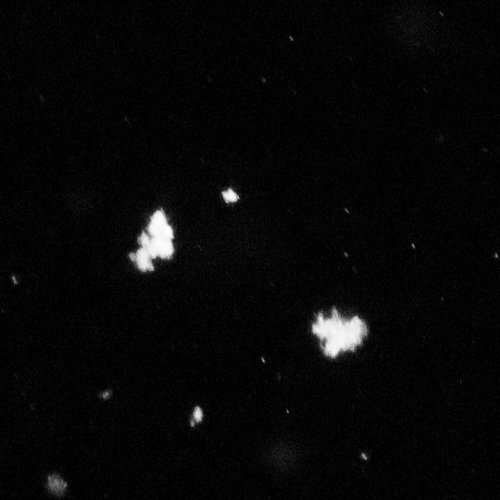
#> input picture safas/data/brightfield_flocs.png, 1000 x 1000 px (shown at 1/2 size)
$ jupyter execute --allow-errors brightfield_test.ipynb   (shell and % lines are left out)   (older library calls are emulated)
#> lines starting #> are read from the running program, lines starting #| are printed output that depends on the picture; after the words box and inside, x2 and y2 are one past the last pixel; in counts of white or black regions, pixels touching at a corner belong together
### safas/labelers/__init__.py
#!/usr/bin/env python3
# -*- coding: utf-8 -*-
"""
import modules into global namespace of filters
"""

import pkgutil
from importlib import import_module

__all__ = []
loaded = []

for loader, module_name, is_pkg in pkgutil.walk_packages(__path__):
    __all__.append(module_name)
    _module = loader.find_module(module_name).load_module(module_name)
    globals()[module_name] = _module

    loaded.append(module_name)

globals()["AVAILABLE_LABELERS"] = loaded

### safas/data/__init__.py
"""
Load test images.

Note: this is the same loader mechanism used by scikit-image

"""

import os
import numpy as _np
from warnings import warn
import pandas as pd
import cv2

from pathlib import Path
import os.path as osp
data_dir = str(Path(__file__).absolute().parents[0])

__all__ = ['mudflocs']

def _load(f):
    filename = Path(data_dir).joinpath(f)
    return cv2.imread(str(filename))

def brightfield_flocs(): return _load("brightfield_flocs.png")

def darkfield_noisy_mudflocs(): return _load("darkfield_noisy_mudflocs.png")

# [21 lines left out: functions darkfield_lowgray_mudflocs, clayflocs, not called in this run]

def darkfield_highgray_mudflocs():
    """Gray-level "clayflocs" image.
    Example image of clay flocs in settling colum.
    Brighter light source w. mean approx. 225 on uint8 scale

    Returns
    -------
    camera : (1000, 1000, 3) uint8 ndarray
        brightmudflocs image.
    """
    return _load("darkfield_highgray_mudflocs.png")

# [31 lines left out: functions clearfloc, darkfield_noisy_mudflocs, por_flocs, not called in this run]

### safas/labelers/edge_gradient/labeler.py
"""
safas/labelers/edge_gradient/labeler.py

Identify objects that have a "crisp" outline (i.e. above a threshold in the gradient image). Inspired by Keyvani and Strom (2013) paper for
    an automated floc identification method.

@article{keyvani2013fully,
  title={A fully-automated image processing technique to improve measurement of suspended particles and flocs by removing out-of-focus objects},
  author={Keyvani, Ali and Strom, Kyle},
  journal={Computers \& Geosciences},
  volume={52},
  pages={189--198},
  year={2013},
  publisher={Elsevier}
}

"""

import numpy as np
import cv2

params = {
    "name": "kwargs",
    "title": "Parameters",
    "type": "group",
    "children":
    [
        {"name": "brightfield", "title": "Brightfield", "type":  "bool", "value": True, "readOnly": True},
        {"name": "thresh_val", "title": "Threshold talue", "type":  "float", "limits": [0, 255], "value": 120},
        {"name": "apply_grad_filter", "title": "Edge grad. filter", "type":  "bool", "value": True},
        {"name": "grad_thresh_val", "title": "Edge grad. val.", "type":  "int", "limits": [0, 255], "value": 30},
        {"name": "apply_min_px_filter", "title": "Min. size filter", "type":  "bool", "value": True},
        {"name": "area_min_px", "title": "Min. size (px)", "type":  "int", "value": 5},
        {"name": "cal_axis_length", "title": "Cal. axis length", "type":  "bool", "value": False, "visible": False},
        {"name": "add_images", "title": "Add obj. images", "type":  "bool", "value": False, "visible": False},
    ]
}

def setup(): return None

def labeler(src,
    brightfield:bool=True,
    thresh_val:int=120,
    apply_grad_filter:bool=True,
    apply_blur:bool=True,
    blur_kernel_size:int=3,
    grad_thresh_val:int=80,
    apply_min_px_filter:bool=True,
    area_min_px:int=5,
    cal_axis_length:bool=False,
    clear_edge_filter:bool=True,
    frame_idx:int=None,
    add_obj_images:bool=False,
    return_objects:bool=True,
    **kwargs
    ) -> dict:
    """ Identify objects that have a "crisp" outline (i.e. above a threshold in the gradient image). Inspired by Keyvani and Strom (2013) paper for an automated floc identification method.

    Parameters:
    ----------
        src,
        brightfield:bool=True,
        thresh_val:int=120,
        apply_grad_filter:bool=True,
        grad_thresh_val:int=80,
        apply_min_px_filter:bool=True,
        area_min_px:int=5,
        cal_axis_length:bool=False,
        clear_edge_filter:bool=True,
        frame_idx:int=None
        return_objects:bool=True
    Returns:
    ----------
        objs (dict)
    """
    if src.ndim == 3:
        src = cv2.cvtColor(src, cv2.COLOR_BGR2GRAY)

    if apply_blur:
        src = cv2.GaussianBlur(
            src,
            (blur_kernel_size, blur_kernel_size),
            0
        )

    if brightfield: # thresh_inv = True is brightfield, ie the objects are darker than the field
        ret, thresh = cv2.threshold(src, thresh_val, 255, cv2.THRESH_BINARY_INV)
    else:
        ret, thresh = cv2.threshold(src, thresh_val, 255, cv2.THRESH_BINARY)

    _, labels, stats, centroids = cv2.connectedComponentsWithStats(thresh, 4, cv2.CV_32S)
    del thresh
    obj_idxs, coords = labels_to_coords(labels) # get coords of each label in the image

    area = stats[:, 4]
    bbox = stats[:,:4]

    if clear_edge_filter:
        obj_idxs_fill = objs_on_edge(labels)
        labels = fill_coords(labels, coords, obj_idxs_fill)
        obj_idxs = np.setdiff1d(obj_idxs, obj_idxs_fill)

    if apply_grad_filter:
        grad = cal_grad_img(src, grad_thresh_val=grad_thresh_val)
        obj_idxs, grad_counts = np.unique(labels[grad>0], return_counts=True)
        del grad
        obj_idxs_fill = np.setdiff1d(np.unique(labels), obj_idxs)
        labels = fill_coords(labels, coords, obj_idxs_fill)

    if apply_min_px_filter:
        obj_idxs_fill = np.intersect1d(np.argwhere(area < area_min_px).ravel(), obj_idxs)
        labels = fill_coords(labels, coords, obj_idxs_fill)
        obj_idxs = np.setdiff1d(obj_idxs, obj_idxs_fill)

    if return_objects:
        objs = format_output_objects(obj_idxs=obj_idxs,
                                    bbox=bbox,
                                    area=area,
                                    centroids=centroids,
                                    coords=coords,
                                    labels=labels,
                                    src=src,
                                    cal_axis_length=cal_axis_length,
                                    add_obj_images=add_obj_images,
                                    frame_idx=frame_idx
                                    )
        return objs
    else:
        return None

# [14 lines left out: function cal_grad_img, not called in this run]

def objs_on_edge(labels):
    """ clear objects touching edge """
    x  = labels[[0, labels.shape[0]-1], :] # NOTE: no -1 index in cython
    y = labels[:, [0, labels.shape[1]-1]]
    return np.unique(np.hstack([x.ravel(),y.ravel()]))

def fill_coords(labels, coords, obj_idxs):
    pts = np.vstack([coords[obj_idx] for obj_idx in obj_idxs])
    labels[pts[:,0], [pts[:,1]]] = 0
    return labels

def compare_idxs_lbls(labels, obj_idxs, disp=False):
    # compare obj_idxs and labels
    idxs_labels = np.unique(labels)
    diffs = np.setdiff1d(obj_idxs, idxs_labels)
    if disp:
        print(f"labels contains: {idxs_labels}")
        print(f"bj_idxs contains: {obj_idxs}")
        print(f"diffs are: {diffs}")
    return diffs

def labels_to_coords(x):
    """
    Return list that contains indices of each  unique values in x
    ----------
        x (np.array): Array with arbitrary dimensions
    Returns
    -------
        - nique values in x
        - List of assays with indices where a given value in x is found
    """
    x_flat = x.ravel()
    ix_flat = np.argsort(x_flat)
    u, ix_u = np.unique(x_flat[ix_flat], return_index=True)
    ix_ndim = np.unravel_index(ix_flat, x.shape)
    ix_ndim = np.c_[ix_ndim] if x.ndim > 1 else ix_flat
    return u, np.split(ix_ndim, ix_u[1:])

def format_output_objects(obj_idxs,
                          bbox,
                          area,
                          centroids,
                          coords,
                          labels=None,
                          src=None,
                          cal_axis_length=False,
                          add_obj_images=False,
                          frame_idx=None):
    """ Format object output for handling in Tracker and ViewerWindow
    """
    objs = dict()

    obj_idx_l = 1

    diffs = compare_idxs_lbls(labels, obj_idxs, disp=False)

    if len(diffs) > 0:
        print(f"FORMAT OBJS obj_idxs diffs: {obj_idxs}", warning=True)

    for ix, obj_idx in enumerate(obj_idxs):
        if obj_idx == 0: continue # exclude 0 object (background)
        if area[obj_idx] == 0: continue
        x,y,w,h = bbox[obj_idx]
        mask = labels[y:(y+h), x:(x+w)] # ,w,h,a
        contours_i, hierarchy = cv2.findContours((mask*255).astype(np.uint8), cv2.RETR_EXTERNAL, cv2.CHAIN_APPROX_SIMPLE)
        contours_coor = contours_i[0].reshape(-1, 2)

        if cal_axis_length: # much faster to only calculate these for objects in tracks
            try:
                (xm,ym),(ma,mi),angle = cv2.fitEllipse(contours_coor)
                major_axis = max(ma,mi)
                minor_axis = min(ma,mi)
            except:
                major_axis = max(w,h)
                minor_axis = min(w,h)

            if not np.isfinite(major_axis): major_axis = max(w,h)
            if not np.isfinite(minor_axis): minor_axis = min(w,h)
        else:
            minor_axis, major_axis = None, None

        if add_obj_images:
            pad = 5
            xmin = np.clip(x-pad, a_min=0, a_max=src.shape[0])
            xmax = np.clip(x+w+pad, a_min=0, a_max=src.shape[0])
            ymin = np.clip(y-pad, a_min=0, a_max=src.shape[1])
            ymax = np.clip(y+h+pad, a_min=0, a_max=src.shape[1])

            obj_img = src[xmin:xmax, ymin:ymax]
            obj_mask = mask[xmin:xmax, ymin:ymax]
        else:
            obj_img, obj_mask = None, None

        contours_coor[:,0] += x
        contours_coor[:,1] += y

        objs[obj_idx_l] = {"obj_idx": obj_idx,
                        "track_idx": None,
                        "frame_idx": frame_idx,
                        "obj_area": area[obj_idx],
                        "obj_centroid": centroids[obj_idx],
                        "obj_contour": contours_coor,
                        "obj_contour_cv": contours_i,
                        "obj_bbox": bbox[obj_idx],
                        "obj_major_axis": major_axis,
                        "obj_minor_axis": minor_axis,
                        "obj_img": obj_img,
                        "obj_img_mask": obj_mask,
                        "image_size": src.shape
                        }

        obj_idx_l += 1 # increment now

    return objs

# def format_output_objects(obj_idxs,
#                           bbox,
#                           area,
#                           centroids,
#                           coords,
#                           labels=None,
#                           src=None,
#                           cal_axis_length=False,
#                           add_obj_images=False,
#                           frame_idx=None):
#     """ Format object output for handling in Tracker and ViewerWindow
#     """
#     objs = dict()

#     obj_idx_l = 1

#     diffs = compare_idxs_lbls(labels, obj_idxs, disp=False)

#     if len(diffs) > 0:
#         print(f"FORMAT OBJS obj_idxs diffs: {obj_idxs}", warning=True)

#     for ix, obj_idx in enumerate(obj_idxs):
#         if obj_idx == 0: continue # exclude 0 object (background)

#         mask = (labels == obj_idx).astype("uint8")*255
#         if mask.sum() == 0: continue
#         contours_i, hierarchy = cv2.findContours(mask, cv2.RETR_EXTERNAL, cv2.CHAIN_APPROX_SIMPLE)
#         contours_coor = contours_i[0].reshape(-1, 2)

#         minor_axis, major_axis = None, None

#         if cal_axis_length: # much faster to only calculate these for objects in tracks
#             if len(contours_coor) >= 5:
#                 ellipse = cv2.fitEllipse(contours_coor)
#                 (xc,yc), (major_axis, minor_axis), angle = ellipse
#             else:
#                 # fitEllipse function requires >= 5 points
#                 major_axis = max(bbox[obj_idx])
#                 minor_axis = min(bbox[obj_idx])

#         if add_obj_images:
#             pad = 5
#             x, y, dx, dy = bbox[ix]
#             xmin = np.clip(x-pad, a_min=0, a_max=src.shape[0])
#             xmax = np.clip(x+dx+pad, a_min=0, a_max=src.shape[0])
#             ymin = np.clip(y-pad, a_min=0, a_max=src.shape[1])
#             ymax = np.clip(y+dy+pad, a_min=0, a_max=src.shape[1])

#             obj_img = src[xmin:xmax, ymin:ymax]
#             obj_mask = mask[xmin:xmax, ymin:ymax]
#         else:
#             obj_img, obj_mask = None, None

#         objs[obj_idx_l] = {"obj_idx": obj_idx,
#                         "track_idx": None,
#                         "frame_idx": frame_idx,
#                         "obj_area": area[obj_idx],
#                         "obj_centroid": centroids[obj_idx],
#                         "obj_contour": contours_coor,
#                         "obj_contour_cv": contours_i,
#                         "obj_bbox": bbox[obj_idx],
#                         "obj_major_axis": major_axis,
#                         "obj_minor_axis": minor_axis,
#                         "obj_img": obj_img,
#                         "obj_img_mask": obj_mask,
#                         "image_size": src.shape
#                         }

#         obj_idx_l += 1 # increment now

#     return objs

### notebooks/03_brightfield_test/brightfield_test.ipynb
# Brightfield Test
Notebook to demonstrate the use of Safas with brightfield images

[cell 1]

import sys
from pathlib import Path
import pickle

import cv2
import numpy as np
from rich import progress
import matplotlib.pyplot as plt

# add safas to PATH
sys.path.append(str(Path().absolute().parents[1]))

[cell 2]
from safas.labelers.edge_gradient import labeler
from safas import data

## Check darkfield image result

[cell 3]
src = data.darkfield_highgray_mudflocs()
#> (the rest of this cell did not finish here and is left out)

[cell 4]
# process using two different parameter sets
params = dict(brightfield=False,
            thresh_val=120,
            apply_grad_filter=False,
            grad_thresh_val=80,
            apply_min_px_filter=True,
            area_min_px=5,
            return_thresh=True)

#> (the rest of this cell did not finish here and is left out)

title_1 = f"{len(objs_1)} objs, thresh_val {params['thresh_val']}, grad_thresh_val {params['grad_thresh_val']}"
print(title_1)

[cell 5]
f, ax  = plt.subplots(1,2, dpi=150, figsize=(7.5, 3.5))

for a in ax:
    a.set_xticks([])
    a.set_yticks([])

def add_cv_contours(out, objs):
    for obj_idx in list(objs):
        try:
            pts = objs[obj_idx]["obj_contour_cv"]
            out = cv2.drawContours(out, pts, -1, (0,255,0), 1)
        except IndexError:
            continue
    return out

#> (the rest of this cell did not finish here and is left out)

### Test with brightfield image

[cell 6]
filename = r"C:\Users\rmcma\Desktop\2023-09-27 RBINS test images\IMG_7214.JPG"
src = cv2.imread(filename)
#> (the rest of this cell did not finish here and is left out)

[cell 7]
# crop and transfer a test image to safas.data
output = "../../safas/data/brightfield_flocs.png"
#> (the rest of this cell did not finish here and is left out)

[cell 8]
# test reload from module
src = data.brightfield_flocs()
#> call 2 of _load, with f = 'brightfield_flocs.png'
#> in _load, returned value is the input picture: shape (1000, 1000, 3); min 0, max 255, mean 7.2
src.shape
#> Out = (1000, 1000, 3)

[cell 9]
# process using two different parameter sets
params = dict(
    brightfield=True,
    thresh_val=25,
    apply_grad_filter=False,
    grad_thresh_val=80,
    apply_min_px_filter=True,
    area_min_px=50,
    return_thresh=True,
    return_labels=True
)

#> (the rest of this cell did not finish here and is left out)

#> call 2 of labeler, with brightfield = True, thresh_val = 25, apply_grad_filter = False, apply_blur = True, blur_kernel_size = 3, grad_thresh_val = 80, apply_min_px_filter = True, area_min_px = 50
#> in labeler (call 2), `ret, thresh = cv2.threshold(src, thresh_val, 255, cv2.THRESH_BINARY_INV)`:
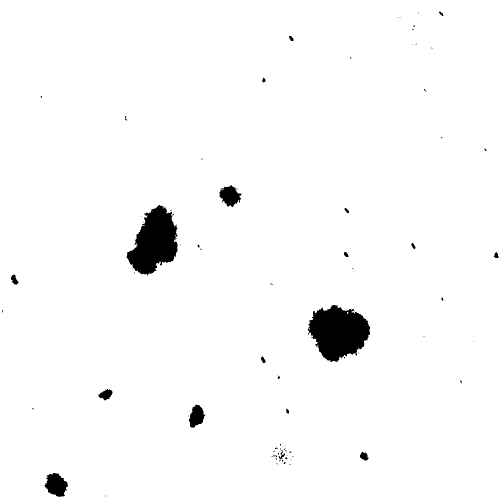
#> thresh: shape (1000, 1000) (shown at 1/2 size); 97.6% white; 84 black regions (66 under 20 px), largest, box (x1, y1, x2, y2) and area: (615, 610, 740, 724) 9606, (253, 410, 355, 551) 8867, (89, 946, 136, 994) 1506
#> in labeler (call 2), `ret, thresh = cv2.threshold(src, thresh_val, 255, cv2.THRESH_BINARY_INV)`: ret = 25
#> in labeler (call 2), `_, labels, stats, centroids = cv2.connectedComponentsWithStats(thresh,..`:
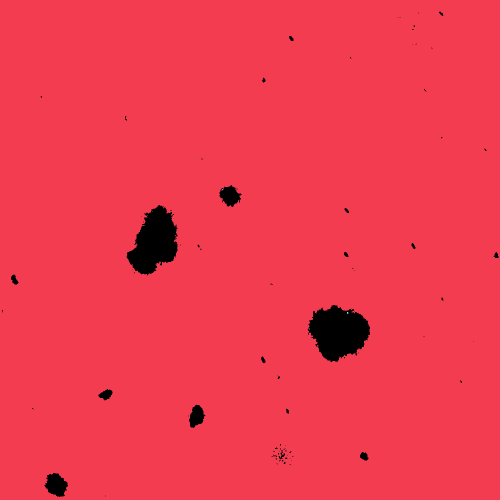
#> labels: shape (1000, 1000) int32 (shown at 1/2 size); 7 distinct labels, from 0 to 6; one colour per label, 0 black
#> in labeler (call 2), `_, labels, stats, centroids = cv2.connectedComponentsWithStats(thresh,..`: stats = [[4, 23, 994, 971, 23831], [0, 0, 1000, 1000, 976147], [443, 378, 4, 3, 7], [304, 423, 1, 1, 1], [294, 430, 1, 1, 1], [694, 624, 3, 4, 9], [618, 657, 2, 2, 4]]; centroids = [[468.5, 608], [500.3, 496.9], [444.3, 379], [304, 423], [294, 430], [694.9, 625.3], [618.5, 657.5]]
#> in labels_to_coords, `u, ix_u = np.unique(x_flat[ix_flat], return_index=True)`: u = [0, 1, 2, 3, 4, 5, 6]; ix_u = [0, 23831, 999978, 999985, 999986, 999987, 999996]
#> in labels_to_coords, `ix_ndim = np.unravel_index(ix_flat, x.shape)`: ix_ndim = 1000000 positions, rows 0 to 999, columns 0 to 999
#> in labels_to_coords, `ix_ndim = np.c_[ix_ndim] if x.ndim > 1 else ix_flat`: ix_ndim = 1000000 pairs, first value 0 to 999, second value 0 to 999
#> in labeler (call 2), `obj_idxs, coords = labels_to_coords(labels)`: obj_idxs = [0, 1, 2, 3, 4, 5, 6]; coords = 7 items
#> in labeler (call 2), `area = stats[:, 4]`: area = [23831, 976147, 7, 1, 1, 9, 4]
#> in labeler (call 2), `bbox = stats[:,:4]`: bbox = [[4, 23, 994, 971], [0, 0, 1000, 1000], [443, 378, 4, 3], [304, 423, 1, 1], [294, 430, 1, 1], [694, 624, 3, 4], [618, 657, 2, 2]]
#> in objs_on_edge, `y = labels[:, [0, labels.shape[1]-1]]`: y = 1000 pairs, first value 1 to 1, second value 1 to 1
#> in labeler (call 2), `obj_idxs_fill = objs_on_edge(labels)`: obj_idxs_fill = [1]
#> in fill_coords, `pts = np.vstack([coords[obj_idx] for obj_idx in obj_idxs])`: pts = 976147 pairs, first value 0 to 999, second value 0 to 999
#> in fill_coords, `labels[pts[:,0], [pts[:,1]]] = 0`:
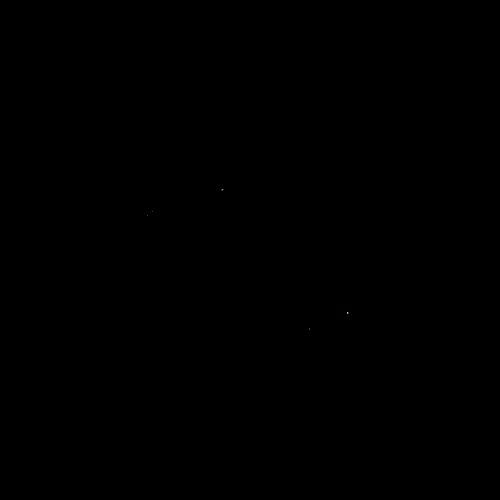
#> labels: shape (1000, 1000) int32 (shown at 1/2 size); 6 distinct labels, from 0 to 6; one colour per label, 0 black
#> in labeler (call 2), `obj_idxs = np.setdiff1d(obj_idxs, obj_idxs_fill)`: obj_idxs = [0, 2, 3, 4, 5, 6]
#> in labeler (call 2), `obj_idxs_fill = np.intersect1d(np.argwhere(area < area_min_px).ravel()..`: obj_idxs_fill = [2, 3, 4, 5, 6]
#> in fill_coords (call 2), `pts = np.vstack([coords[obj_idx] for obj_idx in obj_idxs])`: pts = 22 rows, first 8: [380, 443], [379, 443], [379, 444], [379, 445], [378, 445], [378, 446], [380, 444], [423, 304]
#> in fill_coords (call 2), `labels[pts[:,0], [pts[:,1]]] = 0`: labels: shape (1000, 1000) int32; under 0.01% of pixels changed, all inside (x1, y1, x2, y2) = (294, 378, 697, 659)
#> in labeler (call 2), `obj_idxs = np.setdiff1d(obj_idxs, obj_idxs_fill)`: obj_idxs = [0]
#> in compare_idxs_lbls, `diffs = np.setdiff1d(obj_idxs, idxs_labels)`: diffs = empty array
#> the loop in format_output_objects, `for ix, obj_idx in enumerate(obj_idxs):` made 1 pass
#> (ix, obj_idx) on pass 1: (0, 0)
#> after the loop in format_output_objects, `for ix, obj_idx in enumerate(obj_idxs):`: obj_idx_l = 1; objs = 0 items
title_1 = f"{len(objs)} objs, thresh_val {params['thresh_val']}, grad_thresh_val {params['grad_thresh_val']}"
print(title_1)

[cell 10]
f, ax  = plt.subplots(1,2, dpi=150, figsize=(7.5, 3.5))

for a in ax:
    a.set_xticks([])
    a.set_yticks([])
#> this loop made 2 passes

def add_cv_contours(out, objs):
    for i in objs:
        pts = objs[i]["obj_contour_cv"]
        out = cv2.drawContours(out, pts, -1, (0,255,0), 20)
    return out

#> (the rest of this cell did not finish here and is left out)
